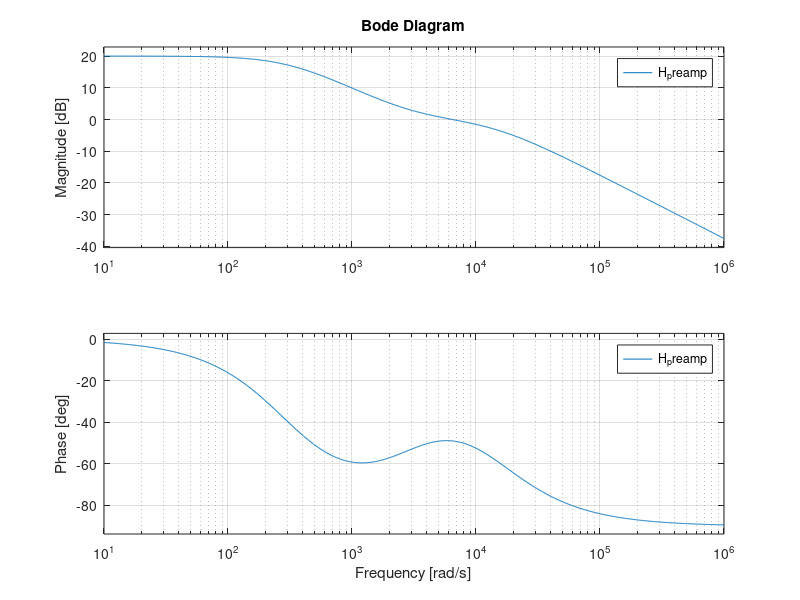

Write the MATLAB code that produced this figure.
%%%%%%%%%%%%%%%%%%%%%%%%%%%%%%%%%%%%%%%%%%%%%%%%%%%%%%%%%%%%%%%%%%%%%%%%%%%%%%%%
% 
% RIAA PREAMP SIMULATION 
% 
% Description:
%   Model for a RIAA pre-amplifier playback curve. Model is designed to 
%   simulate the filter curves prior to analog implementation (either passive,
%   or active implementation). Written for use with GNU Octave.
%
% Author: Jordan Clarke, jordan.clarke@usask.ca
% 
% Date: August 2017 (see commit log)
% 
%%%%%%%%%%%%%%%%%%%%%%%%%%%%%%%%%%%%%%%%%%%%%%%%%%%%%%%%%%%%%%%%%%%%%%%%%%%%%%%%

%%%%%%%%%%%%%%%%%%%% DEPENDENCIES
pkg load control;

%%%%%%%%%%%%%%%%%%%% CONSTANTS
pole_1 = 75e-6; %Sec
pole_2 = 3.18e-3; %Sec
zero_1 = 318e-6; %Sec
dc_gain = 10;

%%%%%%%%%%%%%%%%%%%% METHODS / PROCESSING

s = tf('s');
H_preamp = dc_gain*(s*zero_1 + 1) / ((s*pole_1 + 1)*(s*pole_2 + 1));

%%%%%%%%%%%%%%%%%%%% PLOTTING

bode(H_preamp);
print -dpng playback.png;

